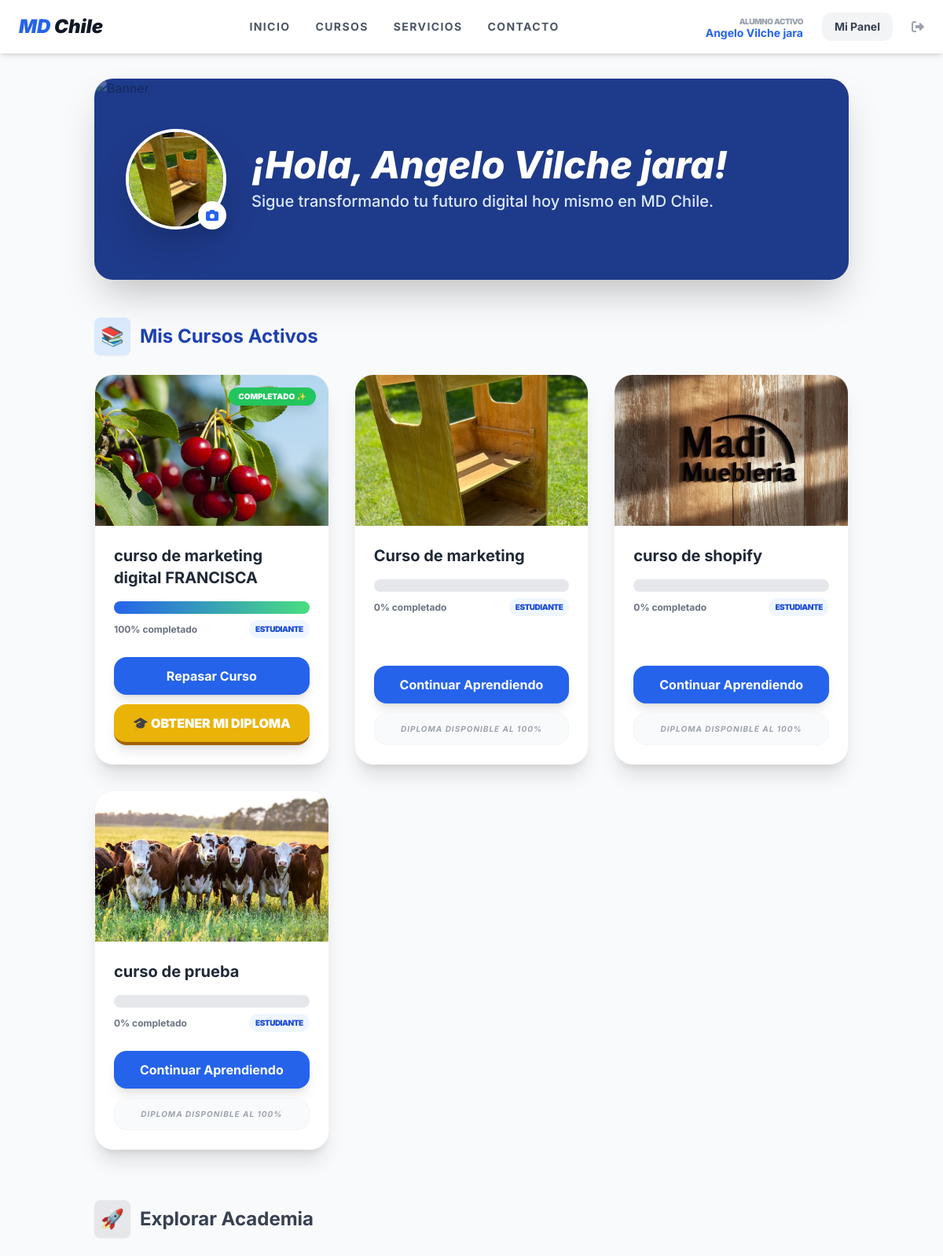
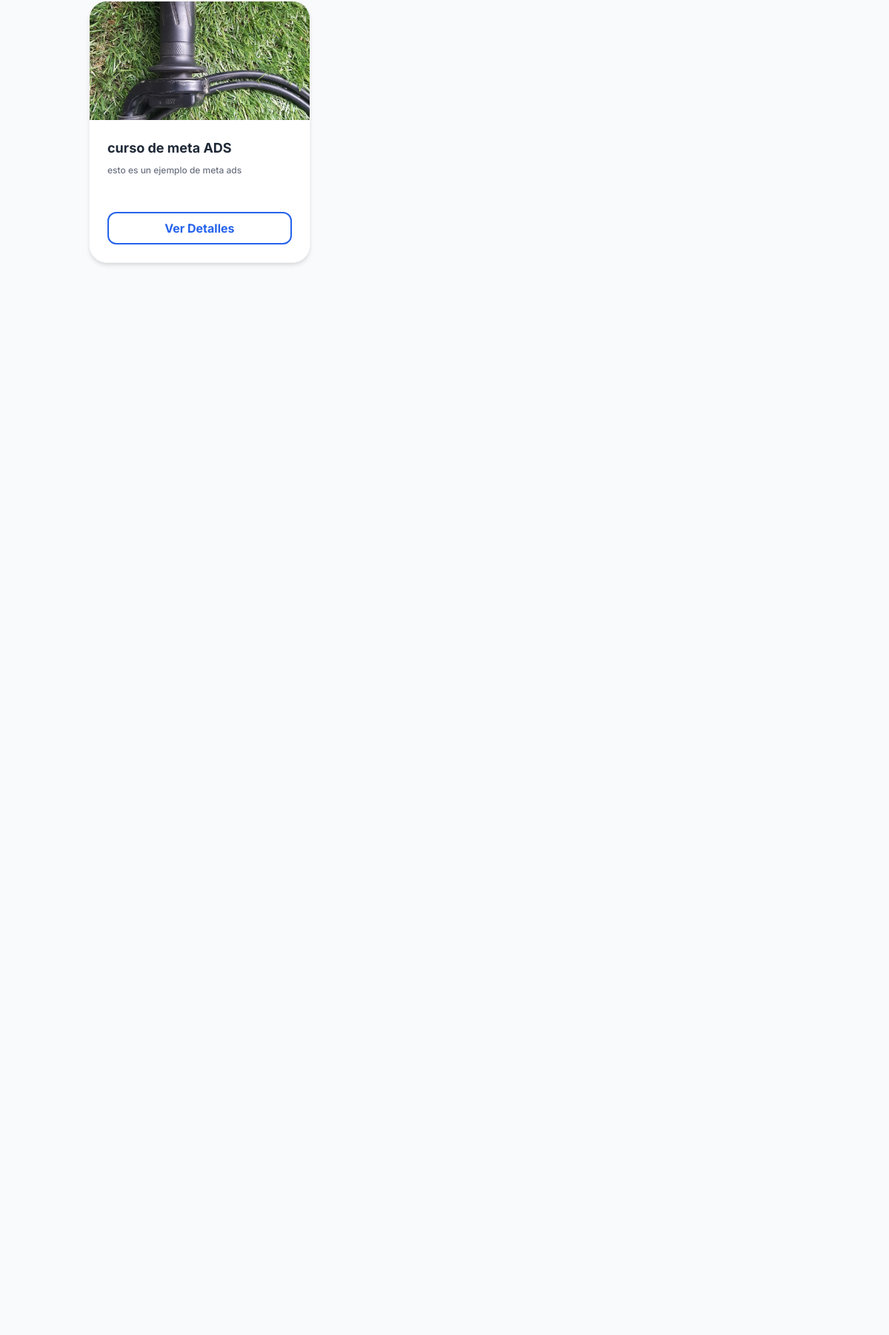
/dashboard/ (signed in, upper part), run on the app's committed database (2 pictures, top to bottom).
### users/models.py (models this page shows, shortened)
class User(AbstractUser):
    is_client = models.BooleanField(default=True)
    is_admin_user = models.BooleanField(default=False)
    profile_picture = models.ImageField(upload_to='users/profiles/', null=True, blank=True)
    bio = models.TextField(max_length=500, blank=True)
    rut = models.CharField(max_length=12, blank=True, null=True)
    linkedin_url = models.URLField(blank=True, null=True)

### courses/models.py (models this page shows, shortened)
class Course(models.Model):
    title = models.CharField(max_length=200)
    slug = models.SlugField(unique=True, blank=True, null=True)
    description = models.TextField()
    image = models.ImageField(upload_to='courses/banners/', null=True, blank=True)
    price = models.IntegerField(default=0)
    is_published = models.BooleanField(default=True)
    created_at = models.DateTimeField(auto_now_add=True)
    @property
    def total_lessons(self):
        return Lesson.objects.filter(module__course=self).count()

### courses/views.py (the view)
# urls.py: path('dashboard/', views.dashboard, name='dashboard'),
@login_required
def dashboard(request):
    inscripciones = Enrollment.objects.filter(user=request.user)
    cursos_inscritos = []
    for inscripcion in inscripciones:
        curso = inscripcion.course
        total = curso.total_lessons
        completadas = LessonProgress.objects.filter(
            user=request.user,
            lesson__module__course=curso,
            is_completed=True
        ).count()
        progreso = int((completadas / total) * 100) if total > 0 else 0
        cursos_inscritos.append({
            'curso': curso,
            'progreso': progreso
        })
    otros_cursos = Course.objects.exclude(enrollment__user=request.user).filter(is_published=True)
    return render(request, 'dashboard.html', {
        'cursos_inscritos': cursos_inscritos,
        'otros_cursos': otros_cursos
    })

### templates/dashboard.html (shortened to what this page needs)
{% extends 'base.html' %}
{% block content %}
<div class="container mx-auto p-8 bg-gray-50 min-h-screen">
    <div class="relative rounded-3xl overflow-hidden mb-12 shadow-2xl h-64 bg-blue-900">
        <img src="https://images.unsplash.com/photo-1552664730-d307ca884978?auto=format&fit=crop&w=1350&q=80"
             class="absolute inset-0 w-full h-full object-cover opacity-30" alt="Banner">
        <div class="relative z-10 p-10 flex items-center h-full">
            <div class="relative group mr-8">
                {% if user.profile_picture %}
                    <img src="{{ user.profile_picture.url }}" class="w-32 h-32 rounded-full border-4 border-white shadow-2xl object-cover">
                {% else %}
                    <div class="w-32 h-32 rounded-full border-4 border-white bg-blue-500 flex items-center justify-center text-white text-4xl font-black italic shadow-2xl">
                        {{ user.username|slice:":1"|upper }}
                    </div>
                {% endif %}
                <a href="{% url 'edit_profile' %}" class="absolute bottom-0 right-0 bg-white p-2 rounded-full shadow-lg text-blue-600 hover:scale-110 transition transform">
                </a>
            </div>
            <div class="flex flex-col">
                <h1 class="text-4xl md:text-5xl font-extrabold text-white italic mb-2">
                    ¡Hola, {{ user.first_name|default:user.username }}!
                </h1>
                <p class="text-blue-100 text-lg md:text-xl font-medium max-w-2xl">
                    Sigue transformando tu futuro digital hoy mismo en MD Chile.
                </p>
            </div>
        </div>
    </div>
    <div class="mb-16">
        <h2 class="text-2xl font-bold mb-6 text-blue-800 flex items-center">
            <span class="bg-blue-100 p-2 rounded-lg mr-3 shadow-sm">📚</span> Mis Cursos Activos
        </h2>
        <div class="grid grid-cols-1 md:grid-cols-3 gap-8">
            {% for item in cursos_inscritos %}
                <div class="bg-white rounded-3xl shadow-xl overflow-hidden border border-gray-100 transform transition hover:scale-105 duration-300 flex flex-col">
                    <div class="h-48 w-full overflow-hidden bg-gray-200 relative">
                        {% if item.curso.image %}
                            <img src="{{ item.curso.image.url }}" class="w-full h-full object-cover" alt="{{ item.curso.title }}">
                        {% else %}
                            <div class="w-full h-full flex items-center justify-center text-gray-400 font-bold italic bg-gray-100">Marketing Digital Chile</div>
                        {% endif %}
                        {% if item.progreso == 100 %}
                        <div class="absolute top-4 right-4 bg-green-500 text-white px-3 py-1 rounded-full text-[10px] font-black uppercase shadow-lg">
                            Completado ✨
                        </div>
                        {% endif %}
                    </div>
                    <div class="p-6 flex-grow flex flex-col">
                        <h3 class="text-xl font-bold mb-4 text-gray-800">{{ item.curso.title }}</h3>
                        <div class="w-full bg-gray-200 rounded-full h-4 mb-2">
                            <div class="bg-gradient-to-r from-blue-600 to-green-400 h-4 rounded-full transition-all duration-700"
                                 style="width: {{ item.progreso }}%"></div>
                        </div>
                        <div class="flex justify-between items-center mb-6">
                            <p class="text-xs font-bold text-gray-500">{{ item.progreso }}% completado</p>
                            <span class="text-[10px] bg-blue-50 text-blue-700 px-2 py-1 rounded-full uppercase font-black tracking-tighter">Estudiante</span>
                        </div>
                        <div class="space-y-3 mt-auto">
                            <a href="{% url 'course_detail' item.curso.id %}" class="block text-center bg-blue-600 text-white py-3 rounded-2xl font-bold hover:bg-blue-700 shadow-lg transition">
                                {% if item.progreso == 100 %}Repasar Curso{% else %}Continuar Aprendiendo{% endif %}
                            </a>
                            {% if item.progreso == 100 %}
                                <a href="{% url 'check_certificate' item.curso.id %}"
                                   class="block text-center bg-yellow-500 text-white py-3 rounded-2xl font-black hover:bg-yellow-600 shadow-lg transition border-b-4 border-yellow-700 active:border-0 transform active:translate-y-1">
                                    🎓 OBTENER MI DIPLOMA
                                </a>
                            {% else %}
                                <div class="bg-gray-50 border border-gray-100 p-3 rounded-2xl text-center">
                                    <p class="text-[10px] text-gray-400 font-bold uppercase italic tracking-widest">
                                        Diploma disponible al 100%
                                    </p>
                                </div>
                            {% endif %}
                        </div>
                    </div>
                </div>
            {% empty %}
                <div class="col-span-full py-12 text-center bg-white rounded-3xl border-2 border-dashed border-gray-200">
                    <p class="text-gray-400 font-medium">Aún no tienes cursos inscritos en tu academia.</p>
                </div>
            {% endfor %}
        </div>
    </div>
    <div>
        <h2 class="text-2xl font-bold mb-6 text-gray-700 flex items-center">
            <span class="bg-gray-200 p-2 rounded-lg mr-3 shadow-sm">🚀</span> Explorar Academia
        </h2>
        <div class="grid grid-cols-1 md:grid-cols-3 gap-8">
            {% for curso in otros_cursos %}
                <div class="bg-white rounded-3xl shadow-md overflow-hidden border border-gray-100 hover:shadow-xl transition duration-300 flex flex-col">
                    <div class="h-40 w-full overflow-hidden bg-gray-100">
                        {% if curso.image %}
                            <img src="{{ curso.image.url }}" class="w-full h-full object-cover" alt="{{ curso.title }}">
                        {% endif %}
                    </div>
                    <div class="p-6 flex-grow">
                        <h3 class="text-lg font-bold mb-2 text-gray-800">{{ curso.title }}</h3>
                        <p class="text-gray-500 text-xs mb-6 line-clamp-2 font-medium">{{ curso.description }}</p>
                    </div>
                    <div class="p-6 pt-0">
                        <a href="{% url 'checkout' curso.id %}" class="block text-center border-2 border-blue-600 text-blue-600 hover:bg-blue-600 hover:text-white py-2 rounded-xl font-bold transition">
                            Ver Detalles
                        </a>
                    </div>
                </div>
            {% endfor %}
        </div>
    </div>
</div>
{% endblock %}

### templates/base.html (shortened to what this page needs)
<!DOCTYPE html>
<html lang="es">
<head>
    <script src="https://cdn.tailwindcss.com"></script>
    <link rel="stylesheet" href="https://cdnjs.cloudflare.com/ajax/libs/font-awesome/6.0.0/css/all.min.css">
</head>
<body class="bg-gray-50 flex flex-col min-h-screen">
    <nav class="bg-white shadow-md py-4 px-6 flex justify-between items-center sticky top-0 z-50">
        <a href="{% url 'home' %}" class="text-2xl font-black text-blue-600 italic">
            MD <span class="text-gray-900">Chile</span>
        </a>
        <div class="hidden md:flex space-x-8 font-bold text-gray-600 uppercase text-sm tracking-widest">
            <a href="{% url 'home' %}" class="hover:text-blue-600 transition">Inicio</a>
            <a href="{% url 'dashboard' %}" class="hover:text-blue-600 transition">Cursos</a>
            <a href="{% url 'services_list' %}" class="hover:text-blue-600 transition">Servicios</a>
            <a href="{% url 'contact_view' %}" class="hover:text-blue-600 transition">Contacto</a>
        </div>
        <div class="flex items-center space-x-4">
            {% if user.is_authenticated %}
                <div class="hidden lg:flex flex-col items-end mr-2">
                    <span class="text-[10px] font-black text-gray-400 uppercase tracking-tighter">Alumno Activo</span>
                    <span class="text-sm font-bold text-blue-600 leading-none">
                        {% if user.first_name %}{{ user.first_name }}{% else %}{{ user.username }}{% endif %}
                    </span>
                </div>
                <a href="{% url 'dashboard' %}" class="bg-gray-100 text-gray-700 px-4 py-2 rounded-xl hover:bg-gray-200 transition font-bold text-sm">
                    Mi Panel
                </a>
                <form method="post" action="{% url 'account_logout' %}" class="inline">
                    <button type="submit" class="text-gray-400 hover:text-red-500 transition ml-2">
                        <i class="fas fa-sign-out-alt"></i>
                    </button>
                </form>
            {% endif %}
        </div>
    </nav>
    <main class="flex-grow">
        {% block content %}{% endblock %}
    </main>
</body>
</html>

### templates/base.html (style rules this page uses)
body { font-family: 'Inter', sans-serif; }

### data on the page
User: first_name "Angelo Vilche jara", profile_picture (picture)
Course: curso.image (picture), shows "COMPLETADO ✨", curso "curso de marketing digital FRANCISCA", progreso "100", shows "Repasar Curso", shows "🎓 OBTENER MI DIPLOMA"
Course: curso.image (picture), curso "Curso de marketing", progreso "0", shows "Continuar Aprendiendo", shows "DIPLOMA DISPONIBLE AL 100%"
Course: curso.image (picture), curso "curso de shopify", progreso "0", shows "Continuar Aprendiendo", shows "DIPLOMA DISPONIBLE AL 100%"
Course: curso.image (picture), curso "curso de prueba", progreso "0", shows "Continuar Aprendiendo", shows "DIPLOMA DISPONIBLE AL 100%"
Course: image (picture), title "curso de meta ADS", description "esto es un ejemplo de meta ads"
